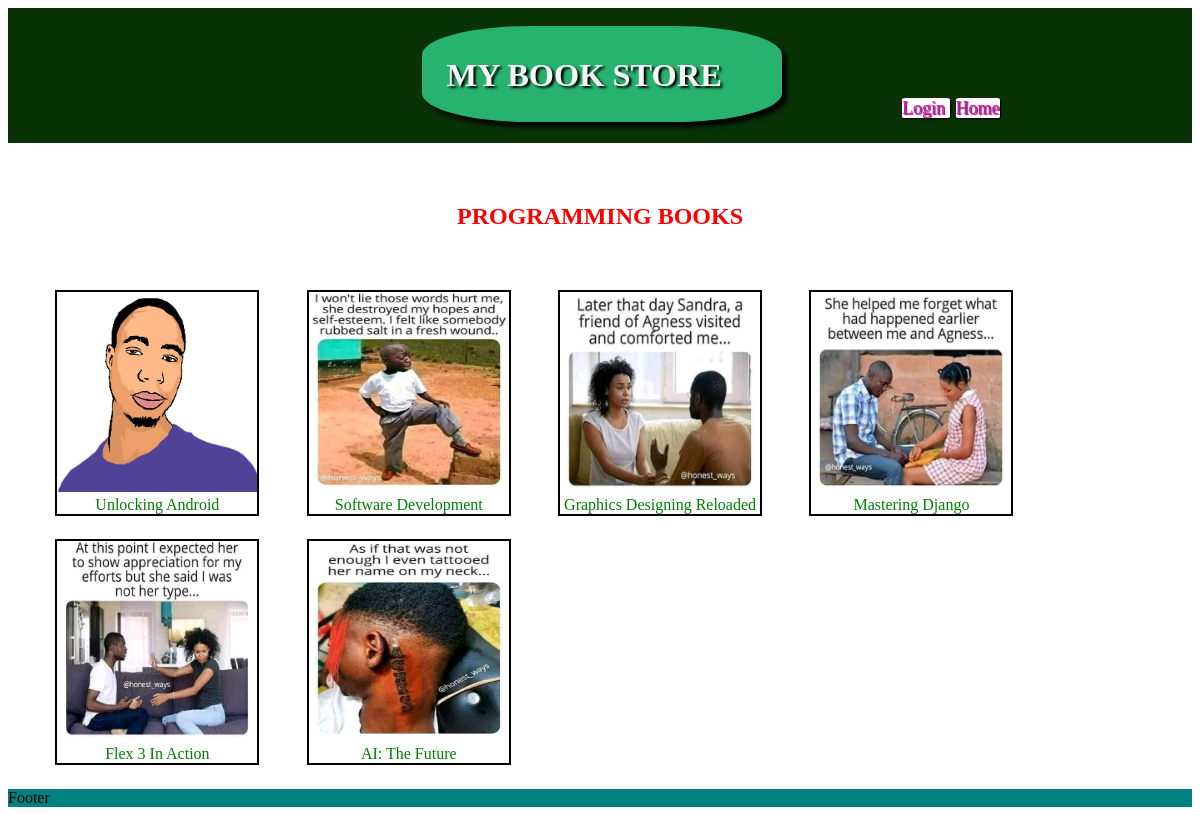
The page /MyApp/ on the database its author committed.
### MyApp/models.py (models this page shows, shortened)
class Book (models.Model):
    title = models.CharField(max_length = 256)
    pageCount = models.IntegerField(default = 0)
    shortDescription = models.CharField(max_length = 256, null = True)
    longDescription = models.TextField(null = True)
    status = models.CharField(max_length = 200, null = True)
    author = models.ManyToManyField(Author)
    image = models.ImageField(upload_to = "bookImages", null = True)

### MyApp/views.py (the view)
# urls.py: path('', views.BookListView.as_view(), name = "book.all"),
class BookListView(generic.ListView):
    def get_queryset(self):
        return Book.objects.all()

### MyApp/Templates/MyApp/book_list.html
{% extends 'base.html' %}
{% load static %}
{% block link%}
   <link rel="stylesheet" type="text/css" href="{% static 'MyApp/book_list.css' %}" />
{% endblock %}
{% block content %}
   <h2> PROGRAMMING BOOKS</h2>
   <div class = "grid">
      {% for book in book_list %}
      <a href = "{% url 'book.show' book.id %}" target = "_blank">
         <div class = "book-box">
            <img src = "{{ book.image.url }}" width="200px" height="200px"/>
            <figcaption id="book-name"> {{book.title}} </figcaption>
         </div>
      </a>
      {% endfor %}
   </div>
{% endblock %}

### MyApp/static/MyApp/book_list.css (style rules this page uses)
h2 { color: red; font-family: Tahoma; text-align: center; margin: 5vw; }
.book-box { border: 0.2vw solid black; float: left; margin-left: 4%; margin-bottom: 2%; }
#book-name { text-align: center; font-family: Verdana; color: green; }

### rows shown on the page
Book: image (picture), title "Unlocking Android"
Book: image (picture), title "Software Development"
Book: image (picture), title "Graphics Designing Reloaded"
Book: image (picture), title "Mastering Django"
Book: image (picture), title "Flex 3 In Action"
Book: image (picture), title "AI: The Future"
